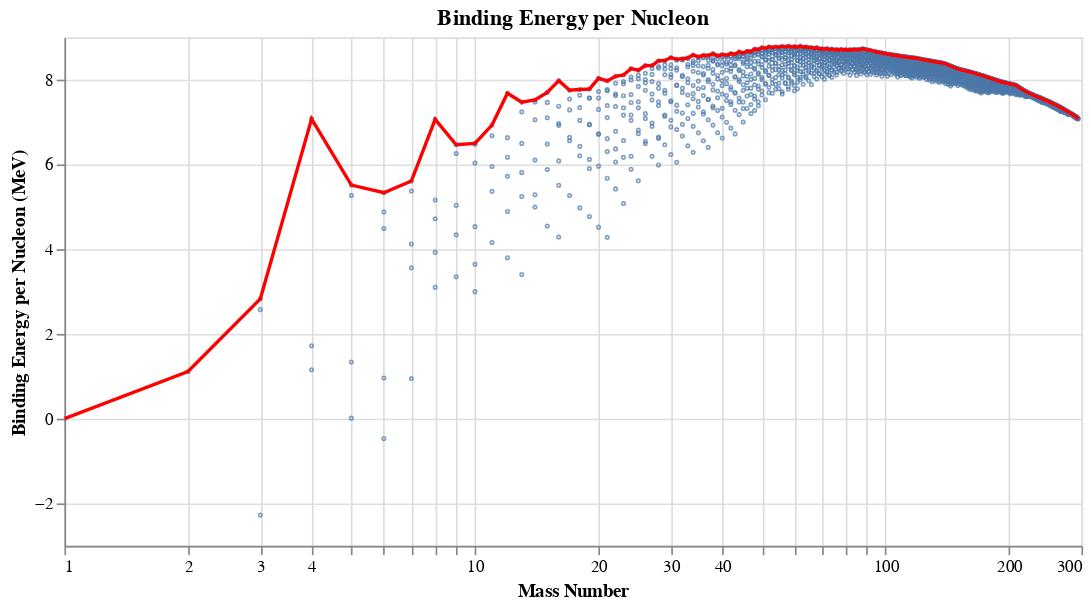

Write notebook code for a chart like this one.
### Code cell
# chart1 with all data points
chart1 = (binding_energy.plot.point(
            x=alt.X('Mass Number',
                    scale=alt.Scale(type='log', domain=(1, 300)) # logarithmic scale (looks better)
                   ),
            y='Binding Energy per Nucleon',
            tooltip=[
                'Atomic Symbol', 
                'Mass Number', 
                alt.Tooltip('Binding Energy per Nucleon', format='.2f') # round values to 2 decimal places in tooltips
            ]
            )
          .properties(width=600, title='Binding Energy per Nucleon')
        )

#chart2 with only max for each mass number
chart2 = (binding_energy_max.plot.line(
            x=alt.X('Mass Number',
                    scale=alt.Scale(type='log', domain=(1, 300))
                   ),
            y=alt.Y('Binding Energy per Nucleon',
                   title='Binding Energy per Nucleon (MeV)'
                   ),
            tooltip=['Atomic Symbol', 'Mass Number', 'Binding Energy per Nucleon']
            )
        )

chart = ((chart1 + chart2)
           .configure_point(size=1).configure_line(color='red') # format points and line
       )

chart

### Figure 1 — Vega-Lite specification as saved in the notebook (floating-point values rounded to 4 significant figures; data arrays with more than 128 entries replaced by an {"elided": "..."} marker saying what was removed)
{"config": {"view": {"continuousWidth": 300, "continuousHeight": 300}, "line": {"color": "red"}, "point": {"size": 1}}, "layer": [{"data": {"name": "data-20c3fa3192da6e1130cb3c488eefcb69"}, "mark": {"type": "point", "tooltip": true}, "encoding": {"tooltip": [{"field": "Atomic Symbol", "type": "nominal"}, {"field": "Mass Number", "type": "quantitative"}, {"field": "Binding Energy per Nucleon", "format": ".2f", "type": "quantitative"}], "x": {"field": "Mass Number", "scale": {"domain": [1, 300], "type": "log"}, "type": "quantitative"}, "y": {"field": "Binding Energy per Nucleon", "type": "quantitative"}}, "name": "view_61", "title": "Binding Energy per Nucleon"}, {"data": {"name": "data-b4565ea8ab215b64fe44d0b3b2b58034"}, "mark": {"type": "line", "tooltip": true}, "encoding": {"tooltip": [{"field": "Atomic Symbol", "type": "nominal"}, {"field": "Mass Number", "type": "quantitative"}, {"field": "Binding Energy per Nucleon", "type": "quantitative"}], "x": {"field": "Mass Number", "scale": {"domain": [1, 300], "type": "log"}, "type": "quantitative"}, "y": {"field": "Binding Energy per Nucleon", "title": "Binding Energy per Nucleon (MeV)", "type": "quantitative"}}, "name": "view_62"}], "params": [{"name": "param_94", "select": {"type": "interval", "encodings": ["x", "y"]}, "bind": "scales", "views": ["view_61"]}, {"name": "param_95", "select": {"type": "interval", "encodings": ["x", "y"]}, "bind": "scales", "views": ["view_62"]}], "width": 600, "$schema": "https://vega.github.io/schema/vega-lite/v5.20.1.json", "datasets": {"data-20c3fa3192da6e1130cb3c488eefcb69": {"elided": "3352 records"}, "data-b4565ea8ab215b64fe44d0b3b2b58034": {"elided": "295 records"}}}
